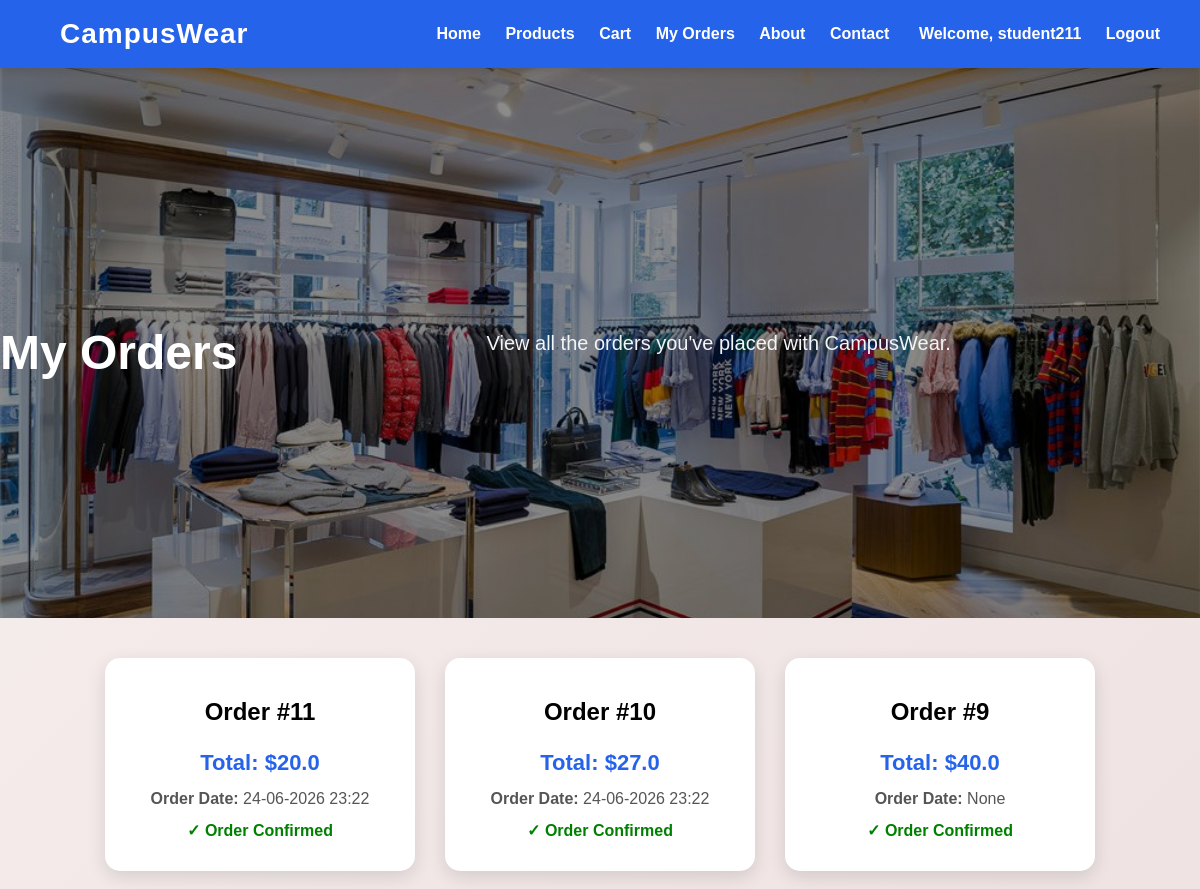
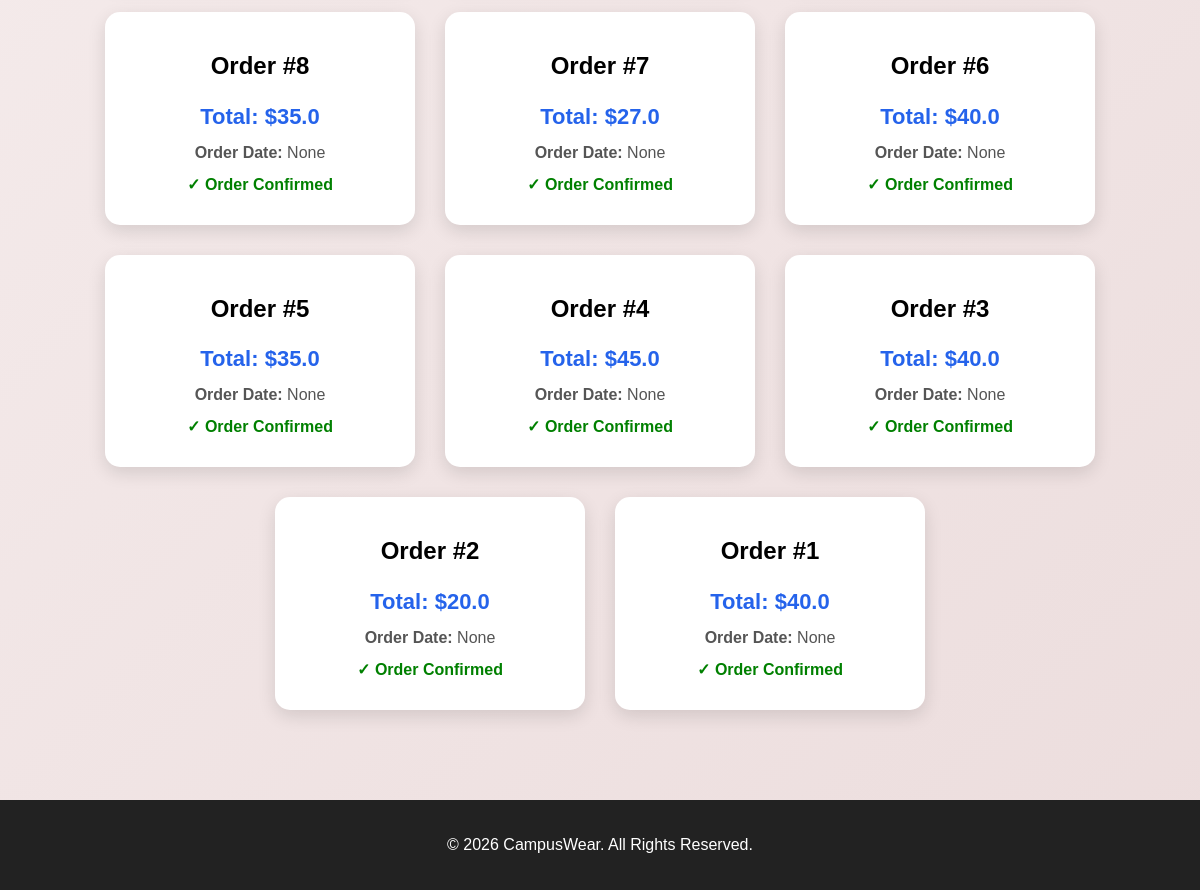
The app's page /my_orders (signed in) with its own data (2 pictures, top to bottom).
### tables this page shows
CREATE TABLE orders (
    id INTEGER PRIMARY KEY AUTOINCREMENT,
    username TEXT,
    total REAL
, order_date TEXT);

### app.py (the view)
@app.route("/my_orders")
def my_orders():
    if "user" not in session:
        return redirect(url_for("login"))
    conn = sqlite3.connect("campuswear.db")
    conn.row_factory = sqlite3.Row
    cursor = conn.cursor()
    cursor.execute(
        """
        SELECT * FROM orders
        WHERE username = ?
        ORDER BY id DESC
        """,
        (session["user"],)
    )
    orders = cursor.fetchall()
    conn.close()
    return render_template(
        "my_orders.html",
        orders=orders
    )

### templates/my_orders.html (shortened to what this page needs)
{% extends "base.html" %}
{% block content %}
<section class="hero">
    <h1>My Orders</h1>
    <p>
        View all the orders you've placed with CampusWear.
    </p>
</section>
{% if orders %}
<section class="products">
    {% for order in orders %}
    <div class="card">
        <h2>Order #{{ order.id }}</h2>
        <p><strong>Total:</strong> ${{ order.total }}</p>
        <p><strong>Order Date:</strong> {{ order.order_date }}</p>
        <p style="color:green; font-weight:bold;">
            ✓ Order Confirmed
        </p>
    </div>
    {% endfor %}
</section>
{% endif %}
{% endblock %}

### static/style.css (style rules this page uses)
body { margin: 0; font-family: Arial, sans-serif; background: linear-gradient(135deg, #f7efef, #ecdddd); }
.hero { background-image: linear-gradient( rgba(0,0,0,.45), rgba(0,0,0,.45) ), url("/static/images/store_theme.jpg"); background-size:cover; background-position:center; background-repeat:no-repeat; min-height:550px; display:flex; justify-content:center; align-items:center; text-align:center; }
.hero h1 { color:white; font-size:60px; margin-bottom:20px; }
.hero p { color:#f3f4f6; font-size:20px; line-height:1.8; margin-bottom:30px; }
.products { display:flex; flex-wrap:wrap; justify-content:center; gap:30px; padding:40px; }
.card { width:270px; background:#fff; border-radius:15px; overflow:hidden; text-align:center; padding:20px; box-shadow:0 6px 18px rgba(0,0,0,0.12); transition:all .3s ease; }
.card p { color:#555; font-size:16px; margin:8px 0; }
.card p:first-of-type { font-size:22px; font-weight:bold; color:#2563eb; }
.hero { animation: fadeUp .8s ease; }
.hero h1 { font-size:48px; font-weight:bold; }
.hero p { max-width:700px; margin:auto; line-height:1.7; }
.products { margin-bottom:40px; }
.card { overflow:hidden; }
.card p { color:#555; line-height:1.5; }

### records on screen
orders: id "11", total "20.0", order_date "24-06-2026 23:22"
orders: id "10", total "27.0", order_date "24-06-2026 23:22"
orders: id "9", total "40.0", order_date "None"
orders: id "8", total "35.0", order_date "None"
orders: id "7", total "27.0", order_date "None"
orders: id "6", total "40.0", order_date "None"
orders: id "5", total "35.0", order_date "None"
orders: id "4", total "45.0", order_date "None"
orders: id "3", total "40.0", order_date "None"
orders: id "2", total "20.0", order_date "None"
orders: id "1", total "40.0", order_date "None"

### other values on screen
{{ session['user'] }} "student211"
